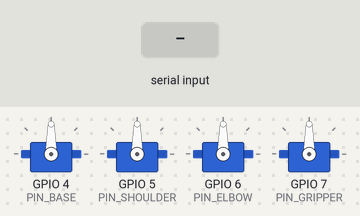
Simulated run of this program. Board: ESP32-S3. Shown: 4 × servo. Inputs (shaded band) come from the test bench. What the program prints to the serial monitor is not drawn.

Above: at 2.5 s.
2.6 s: "90,45,200,10\n" received over Serial
At 2.9 s:
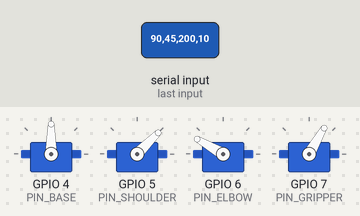
4.1 s: "90,45\n" received over Serial
5.6 s: "4\n" received over Serial
Timing chart, 0 to 8.6 s (numbered marks = the images above; inputs shaded):
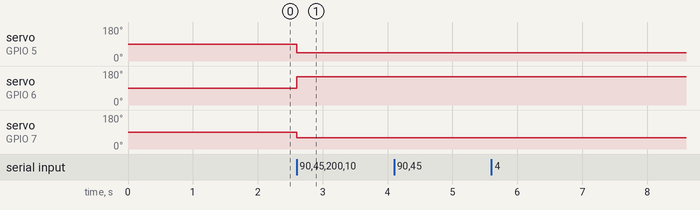

Measured:
- after the input at 2.6 s, servo on GPIO 5 (PIN_SHOULDER): 90° → 45° at once; servo on GPIO 6 (PIN_ELBOW): 90° → 150° at once; servo on GPIO 7 (PIN_GRIPPER): 90° → 60° at once
- after the input at 4.1 s, every drawn part: stays the same
- after the input at 5.6 s, every drawn part: stays the same

The program:

main.cpp
```cpp
/**
 * ESP32-S3 Robot Arm — Serial Control Firmware
 *
 * Receives joint angles from Python deploy script via USB Serial.
 * Protocol: "<base>,<shoulder>,<elbow>,<gripper>\n"
 * Example:  "90,75,110,90\n"
 *
 * Responds with "OK\n" after moving servos.
 *
 * Joints:
 *   Servo 0 — Base     (GPIO 4)   0–180°
 *   Servo 1 — Shoulder (GPIO 5)  30–150°
 *   Servo 2 — Elbow    (GPIO 6)  30–150°
 *   Servo 3 — Gripper  (GPIO 7)  60–120°
 */

#include <Arduino.h>
#include <ESP32Servo.h>

// ── Pin assignments ───────────────────────────────────────────
static const int PIN_BASE     = 4;
static const int PIN_SHOULDER = 5;
static const int PIN_ELBOW    = 6;
static const int PIN_GRIPPER  = 7;

// ── Joint limits (degrees) ────────────────────────────────────
static const int BASE_MIN     =   0,  BASE_MAX     = 180;
static const int SHOULDER_MIN =  30,  SHOULDER_MAX = 150;
static const int ELBOW_MIN    =  30,  ELBOW_MAX    = 150;
static const int GRIPPER_MIN  =  60,  GRIPPER_MAX  = 120;

// ── Home position ─────────────────────────────────────────────
static const int HOME_BASE     = 90;
static const int HOME_SHOULDER = 90;
static const int HOME_ELBOW    = 90;
static const int HOME_GRIPPER  = 90;

// ── Serial ────────────────────────────────────────────────────
static const int BAUD_RATE    = 115200;
static const int MAX_MSG_LEN  = 32;

// ── Servo objects ─────────────────────────────────────────────
Servo servo_base;
Servo servo_shoulder;
Servo servo_elbow;
Servo servo_gripper;


// ── Helpers ───────────────────────────────────────────────────

int clamp(int value, int min_val, int max_val) {
    if (value < min_val) return min_val;
    if (value > max_val) return max_val;
    return value;
}

void move_to(int base, int shoulder, int elbow, int gripper) {
    servo_base.write(    clamp(base,     BASE_MIN,     BASE_MAX));
    servo_shoulder.write(clamp(shoulder, SHOULDER_MIN, SHOULDER_MAX));
    servo_elbow.write(   clamp(elbow,    ELBOW_MIN,    ELBOW_MAX));
    servo_gripper.write( clamp(gripper,  GRIPPER_MIN,  GRIPPER_MAX));
}

void detach_all() {
    servo_base.detach();
    servo_shoulder.detach();
    servo_elbow.detach();
    servo_gripper.detach();
}

void attach_all() {
    servo_base.attach(PIN_BASE);
    servo_shoulder.attach(PIN_SHOULDER);
    servo_elbow.attach(PIN_ELBOW);
    servo_gripper.attach(PIN_GRIPPER);
}


// ── Parse incoming message ─────────────────────────────────────

/**
 * Parse a message of the form "90,75,110,90" into four integers.
 *
 * Returns true on success, false if the format is invalid.
 */
bool parse_angles(const char* msg, int& base, int& shoulder, int& elbow, int& gripper) {
    int parsed = sscanf(msg, "%d,%d,%d,%d", &base, &shoulder, &elbow, &gripper);
    return parsed == 4;
}


// ── Setup ─────────────────────────────────────────────────────

void setup() {
    Serial.begin(BAUD_RATE);
    delay(500);

    attach_all();

    // Move to home position on startup
    move_to(HOME_BASE, HOME_SHOULDER, HOME_ELBOW, HOME_GRIPPER);
    delay(800);
    detach_all();   // reduce jitter when idle

    Serial.println("READY");
}


// ── Main loop ─────────────────────────────────────────────────

void loop() {
    static char  buf[MAX_MSG_LEN];
    static int   buf_idx = 0;

    // Read bytes until newline
    while (Serial.available()) {
        char c = (char)Serial.read();

        if (c == '\n' || c == '\r') {
            if (buf_idx > 0) {
                buf[buf_idx] = '\0';   // null-terminate

                int base, shoulder, elbow, gripper;
                if (parse_angles(buf, base, shoulder, elbow, gripper)) {
                    attach_all();
                    move_to(base, shoulder, elbow, gripper);
                    delay(300);        // wait for servos to reach position
                    detach_all();
                    Serial.println("OK");
                } else {
                    Serial.print("ERR: bad format: ");
                    Serial.println(buf);
                }

                buf_idx = 0;   // reset buffer
            }
        } else if (buf_idx < MAX_MSG_LEN - 1) {
            buf[buf_idx++] = c;
        }
    }
}
```
